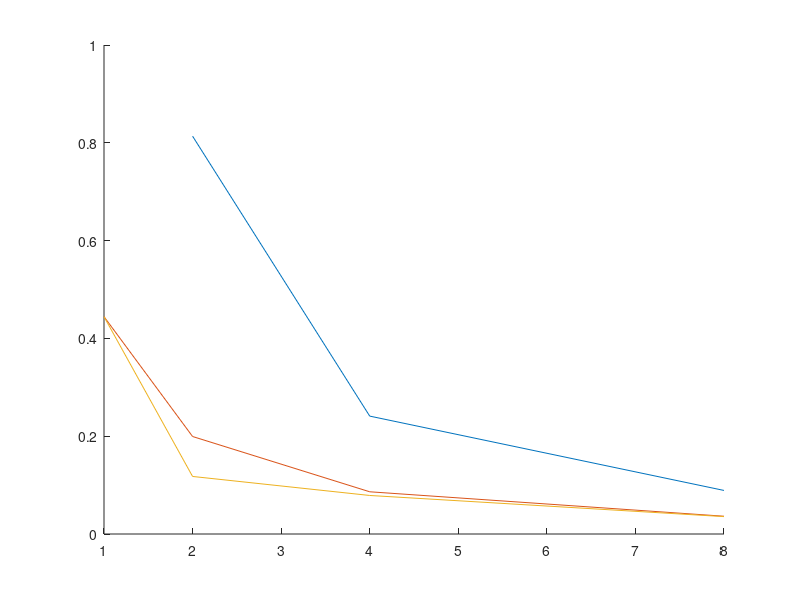

Source code (MATLAB): (Note: this script raises an error after producing the figure.)
%% Numerical Integration: Lab 10
%%%
% *Gwen Zapata*
%%%
% *ISC4220C*
%%

%% $$ sqrt(t) log(t) $$
clear

i = @(t) sqrt(t) .* log(t);
exact = -4/9;

%%%
% Calculate the trapezoidal rule integrals with ns of 1, 2, 4, and 8.
xs = [0,1]; ys = i(xs); ys(1) = 0;
approx(1) = trapz(xs,ys); % n of 1

xs = linspace(0,1,3); ys = i(xs); ys(1) = 0;
approx(2) = trapz(xs,ys); % n of 2

xs = linspace(0,1,5); ys = i(xs); ys(1) = 0;
approx(3) = trapz(xs,ys); % n of 4

xs = linspace(0,1,9); ys = i(xs); ys(1) = 0;
approx(4) = trapz(xs,ys); % n of 8

%%%
% Calculate the error using the known exact integral, and plot the error
% to evaluate the trapezoidal rule's convergence properties.

ns = [1,2,4,8];
aerr = abs(approx -  exact);
rerr = aerr ./ abs(approx);

figure(1);
hold on;
plot(ns, rerr, ns,aerr);

%%%
% Calculate the integral with romberg successive refinement to get the most
% refined answer given the values already calculated, and compare with full
% romberg function.

% refinement on approximations
for m = numel(approx):-1:2
    d = 4^(m-1);
    approx(m) = (d*approx(m) - approx(m-1)) / (d-1);
end

fprintf('The refined estimate is %g ',approx(4));
fprintf('with error value of: %g\n', abs(approx(4)-exact));
plot(ns,abs(approx-exact));

% Because the integral is undefined at 0, the answer will have extra error 
% as the routine must start near 0 instead of at 0.
n = 10539; % The number of iterations required to converge
[I, Is, c, n] = romberg(i,0.0000000000000001,1,1e-10,n);

if c, fprintf('Romberg converged on %g with %g iterations\n',I,n); end

title('Integration error with trapezoidal rule for sqrt(t)log(t)');
xlabel('n');
ylabel('error');
legend('relative error','absolute error','romberg refined');
hold off;

%% $$ erf $$ & $$ exp(-x^2) $$
clear

%%%
% Implement the function we hope to integrate, caclulate the exact
% integral, and estimate the integral with simpson's rule and Gauss
% Quadrature.

i = @(t) exp(-t.^2);
exact = sqrt(pi)/2 * erf(2);

I1 = simpson(i,0,2);
I2 = gaussQuad(i,0,2);

%%%
% Compare Simpson's 1/3 rule and Gauss Quadrature with 4 segments in each
% method.

figure(2);
hold on;

plot(4,abs(I1-exact),'b*',4,abs(I2-exact),'r*');
text(4.05,abs(I1-exact), ['absolute error = ' num2str(I1-exact)]);
text(4.05,abs(I2-exact), ['absolute error = ' num2str(I2-exact)]);
axis([3.5 5 -0.1, 0.3]);

title('Integration error, Simpson''s 1/3 rule vs Gauss Quadrature');
xlabel('n');
ylabel('error');
legend('simpson''s rule','Gauss Quadrature');
hold off;

%% Evaluating integrals with Gauss Quadrature
clear

i = @(t) 1 ./ (exp(t) + exp(-t)); % from -1 to 1, and from 0 to 2

I1 = gaussQuad(i,-1,1);
I2 = gaussQuad(i,0,2);

fprintf('Integral from -1 to 1: %g\nIntegral from  0 to 2: %g\n',I1,I2);

%% Infinite bounds in integrals
% To evaluate the integral $\int_{1}^{\inf} \frac_{\sin(x)}{x^2} dx$ we may
% choose a numerial integration method such as Gauss Laguerre or Gauss
% Hermite which can accomodate bounded integrals with infinite bounds.

%% Double Integarls
% To calculate the integral of
% $\int_{0}^{1}\int_{0}^{1} e^{−x_1^3 +x_2^3} dx_1 dx_2$ it is possible to
% perform standard numerical integration as the bounds of the double 
% integral are very simple.
%
% For $\iint_D e^{−x_1^3 +x_2^3} \,dx_1\,dx_2$, where 
% $D: x_1^2 + 2x_2^2 \let 1$ best suits monte carlo methods because of the
% complicated bounds of integration.  Monte carlo methods can handle
% arbitrary bounds.
